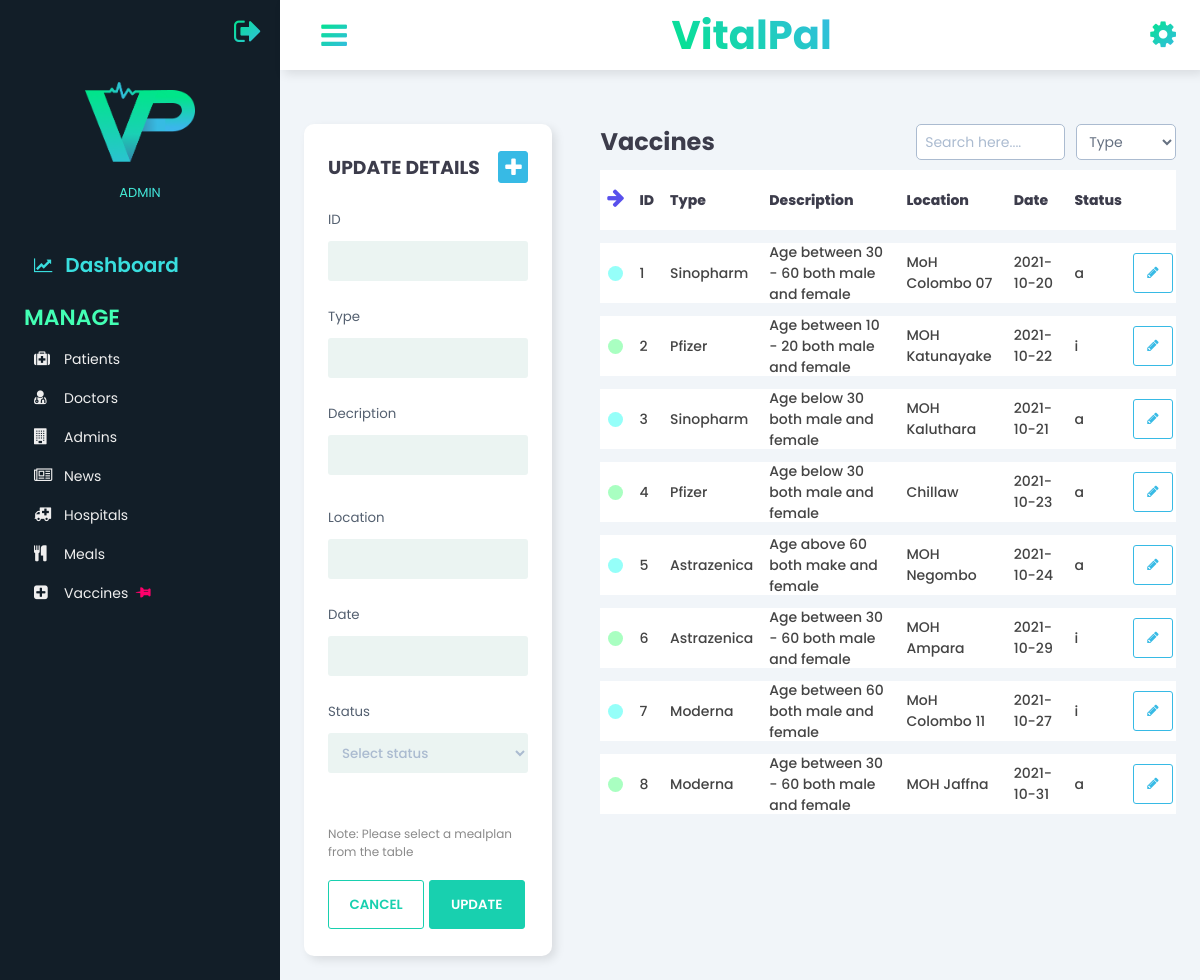
/admin/Vaccines.php (signed in), run on the app's committed database.
### tables this page shows
CREATE TABLE IF NOT EXISTS `vaccine` (
  `vaccine_ID` int(4) NOT NULL AUTO_INCREMENT,
  `type` varchar(30) NOT NULL,
  `description` varchar(200) NOT NULL,
  `location` varchar(20) NOT NULL,
  `date` date NOT NULL,
  `v_status` varchar(1) NOT NULL,
  PRIMARY KEY (`vaccine_ID`)
);

### classes/vaccine.php (called while the page is built, shortened)
<?php
    class Vaccine {
        public function __construct() {
            $con = mysqli_connect(HOST, USER, PASS, DB) or die('Connection Error! '.mysqli_error());
            $this->vpc=$con;
        }
        public function v_fetchdata(){
            $result=mysqli_query($this->vpc,"SELECT * FROM vaccine");
            return $result;
        }
    }
?>

### admin/Vaccines.php (the view, shortened to what this page needs)
<?php
include_once("../classes/vaccine.php");
?>
<!DOCTYPE html>
<html>
    <head>
        <link rel="stylesheet" href="../css/style_3.css?v=<?php echo time(); ?>">
        <link href="https://stackpath.bootstrapcdn.com/font-awesome/4.7.0/css/font-awesome.min.css" rel="stylesheet">
    </head>
<body>
    <div class="sidebar">
        <div class="sidebar-logout">
            <div class="logout-flex">
                <div class="logout-icons">
                <a href="?q=logout"><span class="fa fa-sign-out"></span></a>
                </div>
            </div>
        </div>
        <div class="sidebar-main">
            <div class="sidebar-user">
                <img src="../images/vitalpal_logo_square.png?v=<?php echo time(); ?>" alt="">
                <div class="user-info">
                    <span>ADMIN</span>
                </div>
            </div>
            <div class="sidebar-menu">
                <ul>
                    <li>
                        <a href="Dashboard.php" class="dash">
                            <span class="fa fa-line-chart"></span>
                            Dashboard
                        </a>
                    </li>
                </ul>
                <div class="menu-head">
                    <span>Manage</span>
                </div>
                <ul>
                    <li>
                        <a href="Patients.php">
                            <div class="side-icon">
                                <span class="fa fa-medkit"></span>
                            </div>
                            Patients
                        </a>
                    </li>
                    <li>
                        <a href="Doctors.php">
                            <div class="side-icon">
                                <span class="fa fa-user-md"></span>
                            </div>
                            Doctors
                        </a>
                    </li>
                    <li>
                        <a href="Admins.php">
                            <div class="side-icon">
                                <span class="fa fa-building"></span>
                            </div>
                            Admins
                        </a>
                    </li>
                    <li>
                        <a href="News.php">
                            <div class="side-icon">
                                <span class="fa fa-newspaper-o"></span>
                            </div>
                            News
                        </a>
                    </li>
                    <li>
                        <a href="Hospitals.php">
                            <div class="side-icon">
                                <span class="fa fa-ambulance"></span>
                            </div>
                            Hospitals
                        </a>
                    </li>
                    <li>
                        <a href="Meals.php">
                            <div class="side-icon">
                                <span class="fa fa-cutlery"></span>
                            </div>
                            Meals
                        </a>
                    </li>
                    <li>
                        <a href="Vaccines.php">
                            <div class="side-icon">
                                <span class="fa fa-plus-square"></span>
                            </div>
                            Vaccines
                            <div class="marker">
                                <span class="fa fa-thumb-tack"></span>
                            </div>
                        </a>
                    </li>
                </ul>
            </div>
        </div>
    </div>
    <div class="main-content">
        <header>
            <div class="menu-toggle">
                <label for="sidebar-toggle">
                    <span class="fa fa-bars"></span>
                </label>
            </div>
            <div class="header-heading">
                <a href="Dashboard.php"><h2>VitalPal</h2></a>
            </div>
            <div class="header-icons">
                <span class="fa fa-cog"> </span>
            </div>
        </header>
        <main>
            <div class="grid">
                <form action="" method="POST" id="form">
                    <div class="form-card">
                        <div class="form-head">
                            <h3>UPDATE DETAILS</h3>
                            <div  id="show-insert" class="showinsert"><span class="fa fa-plus"></span></div>
                        </div>
                        <div class="form-input">
                            <small>ID </small> <br>
                            <input  type="text" name="id" id="v_id" required data-readonly>
                        </div>
                        <div class="form-input">
                            <small>Type</small> <br>
                            <input  type="text" name="type" id="v_type" required>
                        </div>
                        <div class="form-input">
                            <small>Decription</small> <br>
                            <textarea type="text" name="description" id="v_description" required></textarea>
                        </div>
                        <div class="form-input">
                            <small>Location</small> <br>
                            <input  type="text" name="location" id="v_location" required>
                        </div>
                        <div class="form-input">
                            <small>Date</small> <br>
                            <input type="text" id="v_date" name="date" onfocus="(this.type='date')" onblur="(this.type='text')" required>
                        </div>
                        <div class="form-input">
                            <small>Status </small> <br>
                            <select name="status" class="currentstatus" id="v_status" required>
                                <option value="" selected hidden>Select status</option>
                            </select>
                        </div>
                        <div class="form-note">
                            <p>Note: Please select a mealplan from the table </p>
                        </div>
                        <div class="form-btn">
                            <input id="reset2" type="reset" name="reset"  class="cancel-btn" value="Cancel">
                            <input type="submit" name="submitUpdate" class="update-btn" value="Update" id="submitbtn">
                        </div>
                    </div>
                </form>
                <div class="data">
                    <div class="filtering">
                        <h2>Vaccines</h2>
                        <input type="text" name="search" id="search" placeholder="Search here...." >
                        <select data="fa fa-filter" name="filter" class="searchbyfilter" id="searchfilter" required>
                            <option value="2">Type</option>
                        </select>
                    </div>
                    <div class="table-responsive">
                        <table id="table" width="100%">
                            <tbody>
                                <tr class="table-heading">
                                    <td>
                                        <div class="indicator-heading">
                                            <span class="fa fa-arrow-down"></span>
                                        </div>
                                    </td>
                                    <td>
                                        <div>
                                            <p>ID</p>
                                        </div>
                                    </td>
                                    <td>
                                        <div>
                                            <p>Type</p>
                                        </div>
                                    </td>
                                    <td>
                                        <div>
                                            <p>Description</p>
                                        </div>
                                    </td>
                                    <td>
                                        <div>
                                            <p>Location</p>
                                        </div>
                                    </td>
                                    <td>
                                        <div>
                                            <p>Date</p>
                                        </div>
                                    </td>
                                    <td>
                                        <div>
                                            <p>Status</p>
                                        </div>
                                    </td>
                                    <td>
                                        <div>
                                        </div>
                                    </td>
                                </tr>
                                <?php
                                    include_once '../classes/vaccine.php';
                                    $fetchdata=new Vaccine();
                                    $sql=$fetchdata->v_fetchdata();
                                    $cnt=1;
                                    while($row=mysqli_fetch_array($sql))
                                    {
                                echo '
                                <tr>
                                    <td>
                                        <div>
                                            <span class="indicator"></span>
                                        </div>
                                    </td>
                                    <td id=id'.$cnt.'>
                                        <div>
                                            '.$row['vaccine_ID'].'
                                        </div>
                                    </td>
                                    <td id=type'.$cnt.'>
                                        <div>
                                            '.$row['type'].'
                                        </div>
                                    </td>
                                    <td id=description'.$cnt.'>
                                        <div>
                                            '.$row['description'].'
                                        </div>
                                    </td>
                                    <td id=location'.$cnt.'>
                                        <div>
                                            '.$row['location'].'
                                        </div>
                                    </td>
                                    <td id=date'.$cnt.'>
                                        <div>
                                            '.$row['date'].'
                                        </div>
                                    </td>
                                    <td id=status'.$cnt.'>
                                        <div>
                                            '.$row['v_status'].'
                                        </div>
                                    </td>
                                    <td>
                                        <div class="update">
                                            <button  id="updaterow" onclick="loadData('.$cnt.')"><span class="fa fa-pencil"></span></button>
                                        </div>
                                    </td>
                                </tr>
                                ';
                                   $cnt++;
                                    }
                                ?>
                            </tbody>
                        </table>
                    </div>
                </div>
            </div>
        </main>
    </div>
</body>
</html>

### data on the page
vaccine: vaccine_ID "1", type "Sinopharm", description "Age between 30 - 60 both male and female", location "MoH Colombo 07", date "2021-10-20", v_status "a"
vaccine: vaccine_ID "2", type "Pfizer", description "Age between 10 - 20 both male and female", location "MOH Katunayake", date "2021-10-22", v_status "i"
vaccine: vaccine_ID "3", type "Sinopharm", description "Age below 30 both male and female", location "MOH Kaluthara", date "2021-10-21", v_status "a"
vaccine: vaccine_ID "4", type "Pfizer", description "Age below 30 both male and female", location "Chillaw", date "2021-10-23", v_status "a"
vaccine: vaccine_ID "5", type "Astrazenica", description "Age above 60 both make and female", location "MOH Negombo", date "2021-10-24", v_status "a"
vaccine: vaccine_ID "6", type "Astrazenica", description "Age between 30 - 60 both male and female", location "MOH Ampara", date "2021-10-29", v_status "i"
vaccine: vaccine_ID "7", type "Moderna", description "Age between 60 both male and female", location "MoH Colombo 11", date "2021-10-27", v_status "i"
vaccine: vaccine_ID "8", type "Moderna", description "Age between 30 - 60 both male and female", location "MOH Jaffna", date "2021-10-31", v_status "a"
